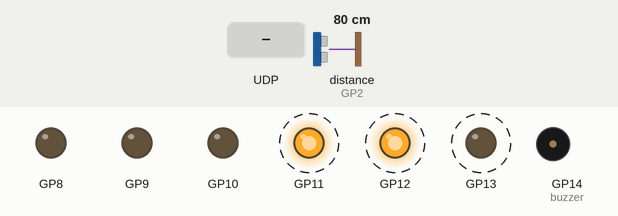
A program run on a simulated Raspberry Pi Pico running MicroPython. On the bench: output pins drawn as LEDs (lit = HIGH), buzzer (waves = sounding). Dashed ring = blinking. Inputs (shaded band) come from the test bench; at power-on: distance to the obstacle (sensor on GP2) 80 cm. The echo pulse lasts 58.3 µs per cm; WiFi joins after 1.5 s; pins used as bus, display or sensor lines are not drawn; what the program prints to the serial console is not drawn.

Above: at 2.7 s.
2.8 s: UDP packet "right" arrives
At 5.9 s:
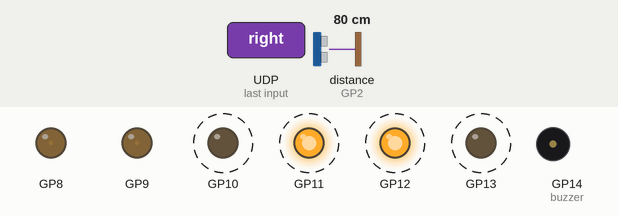
7.2 s: UDP packet "stop" arrives
At 35.2 s:
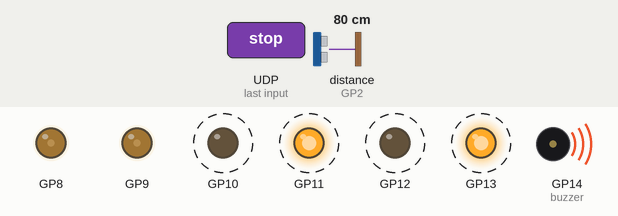
Timing chart, 0 to 42.8 s (numbered marks = the images above; inputs shaded):
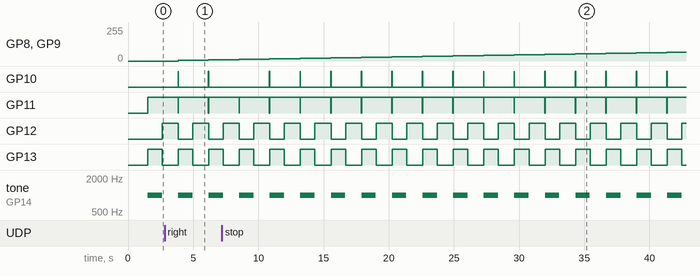

The program:

robot_buggy.py
```python
from machine import Pin, PWM
from time import sleep, ticks_ms
import network, socket
## server
class Motor:
    def __init__(self, pin_forward, pin_backward, pwm_speed_pin):
        self.forward = Pin(pin_forward, Pin.OUT)
        self.backward = Pin(pin_backward, Pin.OUT)
        self.pwm = PWM(Pin(pwm_speed_pin))
        self.pwm.freq(1000)
        self.speed = 0
        self.target_speed = 0

    def update_pwm(self):
        if self.speed < self.target_speed:
            self.speed += 1000  # ramp up
        elif self.speed > self.target_speed:
            self.speed -= 1000  # ramp down
        self.pwm.duty_u16(max(0, min(65535, self.speed)))

    def set(self, direction, speed=32768):
        self.target_speed = speed
        if direction == "forward":
            self.forward.on()
            self.backward.off()
        elif direction == "backward":
            self.forward.off()
            self.backward.on()
        else:
            self.forward.off()
            self.backward.off()
            self.target_speed = 0

    def stop(self):
        self.set("stop")

class RobotBuggyUDPServer:
    def __init__(self):
        self.motor_left = Motor(10, 11, 8)
        self.motor_right = Motor(12, 13, 9)
        self.buzzer = PWM(Pin(14))
        self.buzzer.freq(1000)
        self.buzzer.duty_u16(0)
        self.front_trig = Pin(3, Pin.OUT)
        self.front_echo = Pin(2, Pin.IN)
        self.back_trig = Pin(6, Pin.OUT)
        self.back_echo = Pin(7, Pin.IN)
        self.sock = None
        self.last_ramp = ticks_ms()

    def start(self):
        wlan = network.WLAN(network.STA_IF)
        wlan.active(True)
        wlan.connect('SpectrumSetup-41', 'leastdinner914')
        while not wlan.isconnected():
            sleep(0.5)
        self.sock = socket.socket(socket.AF_INET, socket.SOCK_DGRAM)
        self.sock.bind(('0.0.0.0', 5005))

    def measure_distance(self, trig, echo):
        trig.low()
        sleep(0.002)
        trig.high()
        sleep(0.01)
        trig.low()
        while echo.value() == 0:
            start = ticks_ms()
        while echo.value() == 1:
            end = ticks_ms()
        duration = end - start
        distance = duration * 0.034 / 2
        return distance

    def handle_obstacles(self):
        front = self.measure_distance(self.front_trig, self.front_echo)
        if front < 12:
            self.buzzer.duty_u16(32768)
            self.motor_left.set("backward", 30000)
            self.motor_right.set("backward", 30000)
            sleep(0.5)
            self.motor_left.set("backward", 0)
            self.motor_right.set("backward", 32768)
            sleep(0.6)  # Turn left
            self.buzzer.duty_u16(0)
            side = self.measure_distance(self.front_trig, self.front_echo)
            if side > 30:
                self.motor_left.set("forward")
                self.motor_right.set("forward")
            else:
                # Turn 180
                self.motor_left.set("backward", 0)
                self.motor_right.set("forward", 32768)
                sleep(1.2)
                self.motor_left.set("forward", 32768)
                self.motor_right.set("forward", 32768)

    def handle_command(self, data):
        speed = 32768
        if data == "forward":
            self.motor_left.set("forward", speed)
            self.motor_right.set("forward", speed)
        elif data == "backward":
            self.motor_left.set("backward", speed)
            self.motor_right.set("backward", speed)
        elif data == "left":
            self.motor_left.set("backward", 0)
            self.motor_right.set("forward", speed)
        elif data == "right":
            self.motor_left.set("forward", speed)
            self.motor_right.set("backward", 0)
        elif data == "stop":
            self.motor_left.stop()
            self.motor_right.stop()

    def loop(self):
        self.handle_obstacles()
        if ticks_ms() - self.last_ramp > 50:
            self.motor_left.update_pwm()
            self.motor_right.update_pwm()
            self.last_ramp = ticks_ms()
        self.sock.settimeout(0.01)
        try:
            data, addr = self.sock.recvfrom(1024)
            command = data.decode()
            self.handle_command(command)
        except:
            pass

if __name__ == "__main__":
    robot = RobotBuggyUDPServer()
    robot.start()
    print("Robot ready!")
    while True:
        robot.loop()
```

Measured:
- by itself, GP10: alternates HIGH for 0.03 s and LOW for 2.3 s
- by itself, GP11: alternates HIGH for 2.3 s and LOW for 0.03 s
- by itself, GP12: alternates HIGH for 1.2 s and LOW for 1.1 s
- by itself, GP13: alternates HIGH for 1.1 s and LOW for 1.2 s
- by itself, tone on GP14 (buzzer): alternates 1000 Hz for 1.1 s and silent for 1.2 s
